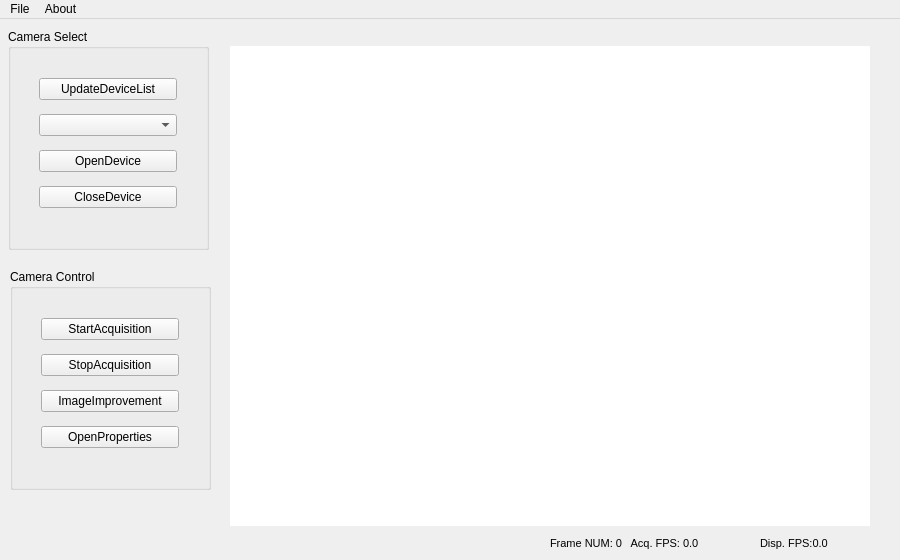
<?xml version="1.0" encoding="UTF-8"?>
<ui version="4.0">
 <class>CGxViewer</class>
 <widget class="QMainWindow" name="CGxViewer">
  <property name="windowModality">
   <enum>Qt::WindowModal</enum>
  </property>
  <property name="enabled">
   <bool>true</bool>
  </property>
  <property name="geometry">
   <rect>
    <x>0</x>
    <y>0</y>
    <width>900</width>
    <height>560</height>
   </rect>
  </property>
  <property name="sizePolicy">
   <sizepolicy hsizetype="Fixed" vsizetype="Fixed">
    <horstretch>0</horstretch>
    <verstretch>0</verstretch>
   </sizepolicy>
  </property>
  <property name="minimumSize">
   <size>
    <width>900</width>
    <height>560</height>
   </size>
  </property>
  <property name="maximumSize">
   <size>
    <width>900</width>
    <height>560</height>
   </size>
  </property>
  <property name="focusPolicy">
   <enum>Qt::NoFocus</enum>
  </property>
  <property name="windowTitle">
   <string>GxViewer</string>
  </property>
  <property name="toolTip">
   <string/>
  </property>
  <property name="animated">
   <bool>true</bool>
  </property>
  <widget class="QWidget" name="centralWidget">
   <widget class="QLabel" name="ImageLabel">
    <property name="geometry">
     <rect>
      <x>230</x>
      <y>27</y>
      <width>640</width>
      <height>480</height>
     </rect>
    </property>
    <property name="palette">
     <palette>
      <active>
       <colorrole role="WindowText">
        <brush brushstyle="SolidPattern">
         <color alpha="255">
          <red>0</red>
          <green>0</green>
          <blue>0</blue>
         </color>
        </brush>
       </colorrole>
       <colorrole role="Button">
        <brush brushstyle="SolidPattern">
         <color alpha="255">
          <red>255</red>
          <green>255</green>
          <blue>255</blue>
         </color>
        </brush>
       </colorrole>
       <colorrole role="Light">
        <brush brushstyle="SolidPattern">
         <color alpha="255">
          <red>255</red>
          <green>255</green>
          <blue>255</blue>
         </color>
        </brush>
       </colorrole>
       <colorrole role="Midlight">
        <brush brushstyle="SolidPattern">
         <color alpha="255">
          <red>255</red>
          <green>255</green>
          <blue>255</blue>
         </color>
        </brush>
       </colorrole>
       <colorrole role="Dark">
        <brush brushstyle="SolidPattern">
         <color alpha="255">
          <red>127</red>
          <green>127</green>
          <blue>127</blue>
         </color>
        </brush>
       </colorrole>
       <colorrole role="Mid">
        <brush brushstyle="SolidPattern">
         <color alpha="255">
          <red>170</red>
          <green>170</green>
          <blue>170</blue>
         </color>
        </brush>
       </colorrole>
       <colorrole role="Text">
        <brush brushstyle="SolidPattern">
         <color alpha="255">
          <red>0</red>
          <green>0</green>
          <blue>0</blue>
         </color>
        </brush>
       </colorrole>
       <colorrole role="BrightText">
        <brush brushstyle="SolidPattern">
         <color alpha="255">
          <red>255</red>
          <green>255</green>
          <blue>255</blue>
         </color>
        </brush>
       </colorrole>
       <colorrole role="ButtonText">
        <brush brushstyle="SolidPattern">
         <color alpha="255">
          <red>0</red>
          <green>0</green>
          <blue>0</blue>
         </color>
        </brush>
       </colorrole>
       <colorrole role="Base">
        <brush brushstyle="SolidPattern">
         <color alpha="255">
          <red>255</red>
          <green>255</green>
          <blue>255</blue>
         </color>
        </brush>
       </colorrole>
       <colorrole role="Window">
        <brush brushstyle="SolidPattern">
         <color alpha="255">
          <red>255</red>
          <green>255</green>
          <blue>255</blue>
         </color>
        </brush>
       </colorrole>
       <colorrole role="Shadow">
        <brush brushstyle="SolidPattern">
         <color alpha="255">
          <red>0</red>
          <green>0</green>
          <blue>0</blue>
         </color>
        </brush>
       </colorrole>
       <colorrole role="AlternateBase">
        <brush brushstyle="SolidPattern">
         <color alpha="255">
          <red>255</red>
          <green>255</green>
          <blue>255</blue>
         </color>
        </brush>
       </colorrole>
       <colorrole role="ToolTipBase">
        <brush brushstyle="SolidPattern">
         <color alpha="255">
          <red>255</red>
          <green>255</green>
          <blue>220</blue>
         </color>
        </brush>
       </colorrole>
       <colorrole role="ToolTipText">
        <brush brushstyle="SolidPattern">
         <color alpha="255">
          <red>0</red>
          <green>0</green>
          <blue>0</blue>
         </color>
        </brush>
       </colorrole>
      </active>
      <inactive>
       <colorrole role="WindowText">
        <brush brushstyle="SolidPattern">
         <color alpha="255">
          <red>0</red>
          <green>0</green>
          <blue>0</blue>
         </color>
        </brush>
       </colorrole>
       <colorrole role="Button">
        <brush brushstyle="SolidPattern">
         <color alpha="255">
          <red>255</red>
          <green>255</green>
          <blue>255</blue>
         </color>
        </brush>
       </colorrole>
       <colorrole role="Light">
        <brush brushstyle="SolidPattern">
         <color alpha="255">
          <red>255</red>
          <green>255</green>
          <blue>255</blue>
         </color>
        </brush>
       </colorrole>
       <colorrole role="Midlight">
        <brush brushstyle="SolidPattern">
         <color alpha="255">
          <red>255</red>
          <green>255</green>
          <blue>255</blue>
         </color>
        </brush>
       </colorrole>
       <colorrole role="Dark">
        <brush brushstyle="SolidPattern">
         <color alpha="255">
          <red>127</red>
          <green>127</green>
          <blue>127</blue>
         </color>
        </brush>
       </colorrole>
       <colorrole role="Mid">
        <brush brushstyle="SolidPattern">
         <color alpha="255">
          <red>170</red>
          <green>170</green>
          <blue>170</blue>
         </color>
        </brush>
       </colorrole>
       <colorrole role="Text">
        <brush brushstyle="SolidPattern">
         <color alpha="255">
          <red>0</red>
          <green>0</green>
          <blue>0</blue>
         </color>
        </brush>
       </colorrole>
       <colorrole role="BrightText">
        <brush brushstyle="SolidPattern">
         <color alpha="255">
          <red>255</red>
          <green>255</green>
          <blue>255</blue>
         </color>
        </brush>
       </colorrole>
       <colorrole role="ButtonText">
        <brush brushstyle="SolidPattern">
         <color alpha="255">
          <red>0</red>
          <green>0</green>
          <blue>0</blue>
         </color>
        </brush>
       </colorrole>
       <colorrole role="Base">
        <brush brushstyle="SolidPattern">
         <color alpha="255">
          <red>255</red>
          <green>255</green>
          <blue>255</blue>
         </color>
        </brush>
       </colorrole>
       <colorrole role="Window">
        <brush brushstyle="SolidPattern">
         <color alpha="255">
          <red>255</red>
          <green>255</green>
          <blue>255</blue>
         </color>
        </brush>
       </colorrole>
       <colorrole role="Shadow">
        <brush brushstyle="SolidPattern">
         <color alpha="255">
          <red>0</red>
          <green>0</green>
          <blue>0</blue>
         </color>
        </brush>
       </colorrole>
       <colorrole role="AlternateBase">
        <brush brushstyle="SolidPattern">
         <color alpha="255">
          <red>255</red>
          <green>255</green>
          <blue>255</blue>
         </color>
        </brush>
       </colorrole>
       <colorrole role="ToolTipBase">
        <brush brushstyle="SolidPattern">
         <color alpha="255">
          <red>255</red>
          <green>255</green>
          <blue>220</blue>
         </color>
        </brush>
       </colorrole>
       <colorrole role="ToolTipText">
        <brush brushstyle="SolidPattern">
         <color alpha="255">
          <red>0</red>
          <green>0</green>
          <blue>0</blue>
         </color>
        </brush>
       </colorrole>
      </inactive>
      <disabled>
       <colorrole role="WindowText">
        <brush brushstyle="SolidPattern">
         <color alpha="255">
          <red>127</red>
          <green>127</green>
          <blue>127</blue>
         </color>
        </brush>
       </colorrole>
       <colorrole role="Button">
        <brush brushstyle="SolidPattern">
         <color alpha="255">
          <red>255</red>
          <green>255</green>
          <blue>255</blue>
         </color>
        </brush>
       </colorrole>
       <colorrole role="Light">
        <brush brushstyle="SolidPattern">
         <color alpha="255">
          <red>255</red>
          <green>255</green>
          <blue>255</blue>
         </color>
        </brush>
       </colorrole>
       <colorrole role="Midlight">
        <brush brushstyle="SolidPattern">
         <color alpha="255">
          <red>255</red>
          <green>255</green>
          <blue>255</blue>
         </color>
        </brush>
       </colorrole>
       <colorrole role="Dark">
        <brush brushstyle="SolidPattern">
         <color alpha="255">
          <red>127</red>
          <green>127</green>
          <blue>127</blue>
         </color>
        </brush>
       </colorrole>
       <colorrole role="Mid">
        <brush brushstyle="SolidPattern">
         <color alpha="255">
          <red>170</red>
          <green>170</green>
          <blue>170</blue>
         </color>
        </brush>
       </colorrole>
       <colorrole role="Text">
        <brush brushstyle="SolidPattern">
         <color alpha="255">
          <red>127</red>
          <green>127</green>
          <blue>127</blue>
         </color>
        </brush>
       </colorrole>
       <colorrole role="BrightText">
        <brush brushstyle="SolidPattern">
         <color alpha="255">
          <red>255</red>
          <green>255</green>
          <blue>255</blue>
         </color>
        </brush>
       </colorrole>
       <colorrole role="ButtonText">
        <brush brushstyle="SolidPattern">
         <color alpha="255">
          <red>127</red>
          <green>127</green>
          <blue>127</blue>
         </color>
        </brush>
       </colorrole>
       <colorrole role="Base">
        <brush brushstyle="SolidPattern">
         <color alpha="255">
          <red>255</red>
          <green>255</green>
          <blue>255</blue>
         </color>
        </brush>
       </colorrole>
       <colorrole role="Window">
        <brush brushstyle="SolidPattern">
         <color alpha="255">
          <red>255</red>
          <green>255</green>
          <blue>255</blue>
         </color>
        </brush>
       </colorrole>
       <colorrole role="Shadow">
        <brush brushstyle="SolidPattern">
         <color alpha="255">
          <red>0</red>
          <green>0</green>
          <blue>0</blue>
         </color>
        </brush>
       </colorrole>
       <colorrole role="AlternateBase">
        <brush brushstyle="SolidPattern">
         <color alpha="255">
          <red>255</red>
          <green>255</green>
          <blue>255</blue>
         </color>
        </brush>
       </colorrole>
       <colorrole role="ToolTipBase">
        <brush brushstyle="SolidPattern">
         <color alpha="255">
          <red>255</red>
          <green>255</green>
          <blue>220</blue>
         </color>
        </brush>
       </colorrole>
       <colorrole role="ToolTipText">
        <brush brushstyle="SolidPattern">
         <color alpha="255">
          <red>0</red>
          <green>0</green>
          <blue>0</blue>
         </color>
        </brush>
       </colorrole>
      </disabled>
     </palette>
    </property>
    <property name="styleSheet">
     <string notr="true">background-color: rgb(255, 255, 255);</string>
    </property>
    <property name="text">
     <string/>
    </property>
   </widget>
   <widget class="QLabel" name="VendorName">
    <property name="geometry">
     <rect>
      <x>230</x>
      <y>8</y>
      <width>160</width>
      <height>16</height>
     </rect>
    </property>
    <property name="font">
     <font>
      <pointsize>8</pointsize>
     </font>
    </property>
    <property name="text">
     <string>&lt;No Device Opened&gt;</string>
    </property>
   </widget>
   <widget class="QLabel" name="AcqFrameRateLabel">
    <property name="geometry">
     <rect>
      <x>550</x>
      <y>514</y>
      <width>211</width>
      <height>20</height>
     </rect>
    </property>
    <property name="font">
     <font>
      <pointsize>8</pointsize>
     </font>
    </property>
    <property name="text">
     <string>Frame NUM: 0   Acq. FPS: 0.0      </string>
    </property>
   </widget>
   <widget class="QGroupBox" name="Camera_Select">
    <property name="geometry">
     <rect>
      <x>8</x>
      <y>10</y>
      <width>201</width>
      <height>221</height>
     </rect>
    </property>
    <property name="title">
     <string>Camera Select</string>
    </property>
    <widget class="QWidget" name="verticalLayoutWidget">
     <property name="geometry">
      <rect>
       <x>20</x>
       <y>30</y>
       <width>160</width>
       <height>171</height>
      </rect>
     </property>
     <layout class="QVBoxLayout" name="verticalLayout">
      <item>
       <widget class="QPushButton" name="UpdateDeviceList">
        <property name="text">
         <string>UpdateDeviceList</string>
        </property>
       </widget>
      </item>
      <item>
       <widget class="QComboBox" name="DeviceList">
        <property name="mouseTracking">
         <bool>false</bool>
        </property>
       </widget>
      </item>
      <item>
       <widget class="QPushButton" name="OpenDevice">
        <property name="text">
         <string>OpenDevice</string>
        </property>
       </widget>
      </item>
      <item>
       <widget class="QPushButton" name="CloseDevice">
        <property name="text">
         <string>CloseDevice</string>
        </property>
       </widget>
      </item>
     </layout>
    </widget>
   </widget>
   <widget class="QGroupBox" name="Capture_Control">
    <property name="enabled">
     <bool>true</bool>
    </property>
    <property name="geometry">
     <rect>
      <x>10</x>
      <y>250</y>
      <width>201</width>
      <height>221</height>
     </rect>
    </property>
    <property name="title">
     <string>Camera Control</string>
    </property>
    <widget class="QWidget" name="verticalLayoutWidget_2">
     <property name="geometry">
      <rect>
       <x>20</x>
       <y>30</y>
       <width>160</width>
       <height>171</height>
      </rect>
     </property>
     <layout class="QVBoxLayout" name="verticalLayout_2">
      <item>
       <widget class="QPushButton" name="StartAcquisition">
        <property name="text">
         <string>StartAcquisition</string>
        </property>
       </widget>
      </item>
      <item>
       <widget class="QPushButton" name="StopAcquisition">
        <property name="text">
         <string>StopAcquisition</string>
        </property>
       </widget>
      </item>
      <item>
       <widget class="QPushButton" name="ImageImprovement">
        <property name="text">
         <string>ImageImprovement</string>
        </property>
       </widget>
      </item>
      <item>
       <widget class="QPushButton" name="bt_OpenProperties">
        <property name="text">
         <string>OpenProperties</string>
        </property>
       </widget>
      </item>
     </layout>
    </widget>
   </widget>
   <widget class="QLabel" name="ShowFrameRateLabel">
    <property name="geometry">
     <rect>
      <x>760</x>
      <y>514</y>
      <width>101</width>
      <height>20</height>
     </rect>
    </property>
    <property name="font">
     <font>
      <pointsize>8</pointsize>
     </font>
    </property>
    <property name="text">
     <string>Disp. FPS:0.0   </string>
    </property>
   </widget>
   <widget class="QLabel" name="label">
    <property name="geometry">
     <rect>
      <x>1011</x>
      <y>522</y>
      <width>10</width>
      <height>10</height>
     </rect>
    </property>
    <property name="toolTip">
     <string>Have a nice day~</string>
    </property>
    <property name="text">
     <string/>
    </property>
   </widget>
   <widget class="QLabel" name="ModelName">
    <property name="geometry">
     <rect>
      <x>400</x>
      <y>8</y>
      <width>160</width>
      <height>16</height>
     </rect>
    </property>
    <property name="font">
     <font>
      <pointsize>8</pointsize>
     </font>
    </property>
    <property name="text">
     <string/>
    </property>
   </widget>
   <widget class="QLabel" name="SerialNumber">
    <property name="geometry">
     <rect>
      <x>570</x>
      <y>8</y>
      <width>120</width>
      <height>16</height>
     </rect>
    </property>
    <property name="maximumSize">
     <size>
      <width>500</width>
      <height>16</height>
     </size>
    </property>
    <property name="font">
     <font>
      <pointsize>8</pointsize>
     </font>
    </property>
    <property name="text">
     <string/>
    </property>
   </widget>
   <widget class="QLabel" name="DeviceVersion">
    <property name="geometry">
     <rect>
      <x>680</x>
      <y>8</y>
      <width>180</width>
      <height>16</height>
     </rect>
    </property>
    <property name="font">
     <font>
      <pointsize>8</pointsize>
     </font>
    </property>
    <property name="text">
     <string/>
    </property>
   </widget>
   <zorder>Capture_Control</zorder>
   <zorder>ImageLabel</zorder>
   <zorder>VendorName</zorder>
   <zorder>AcqFrameRateLabel</zorder>
   <zorder>Camera_Select</zorder>
   <zorder>ShowFrameRateLabel</zorder>
   <zorder>label</zorder>
   <zorder>ModelName</zorder>
   <zorder>SerialNumber</zorder>
   <zorder>DeviceVersion</zorder>
  </widget>
  <widget class="QMenuBar" name="GxViewerMenu">
   <property name="geometry">
    <rect>
     <x>0</x>
     <y>0</y>
     <width>900</width>
     <height>28</height>
    </rect>
   </property>
   <widget class="QMenu" name="menuSaveImage">
    <property name="title">
     <string>File</string>
    </property>
    <addaction name="actionSaveImage"/>
   </widget>
   <widget class="QMenu" name="menuHelp">
    <property name="title">
     <string>About</string>
    </property>
    <addaction name="actionAbout"/>
   </widget>
   <addaction name="menuSaveImage"/>
   <addaction name="menuHelp"/>
  </widget>
  <action name="actionSaveImage">
   <property name="text">
    <string>SaveImage</string>
   </property>
  </action>
  <action name="actionAbout">
   <property name="text">
    <string>About</string>
   </property>
  </action>
 </widget>
 <layoutdefault spacing="6" margin="11"/>
 <tabstops>
  <tabstop>UpdateDeviceList</tabstop>
  <tabstop>DeviceList</tabstop>
  <tabstop>OpenDevice</tabstop>
  <tabstop>CloseDevice</tabstop>
  <tabstop>StartAcquisition</tabstop>
  <tabstop>StopAcquisition</tabstop>
  <tabstop>ImageImprovement</tabstop>
 </tabstops>
 <resources/>
 <connections/>
</ui>
